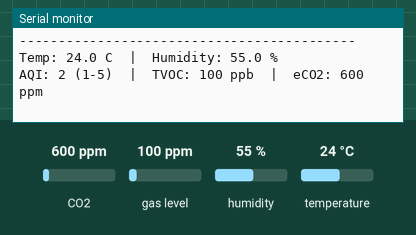
The sketch below on a simulated ESP32-C3. Shown: the last lines printed to the serial monitor. The test bench sets the inputs (shaded band); at power-on: CO2 600 ppm, gas level 100 ppm, humidity 55 %, temperature 24 °C.

Above: at 6.8 s.
6.9 s: CO2 set to 452 ppm
At 10.3 s:
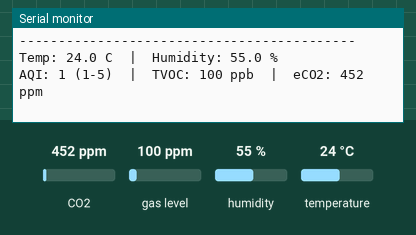
11.4 s: gas level set to 20 ppm
At 12.7 s:
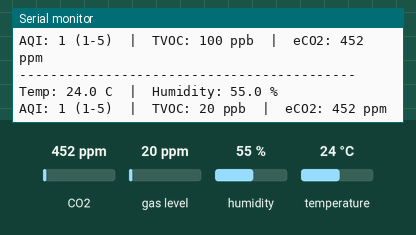
15.9 s: humidity set to 22 %
At 19.6 s:
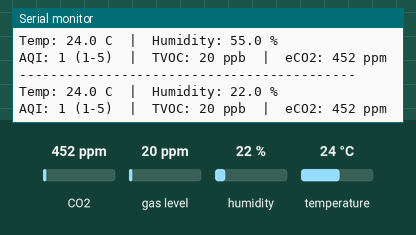
20.4 s: temperature set to 12 °C
At 21.9 s:
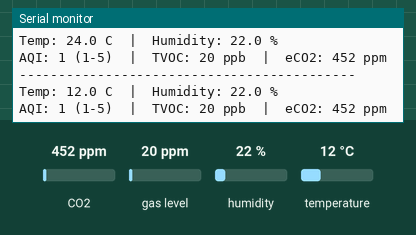

Measured:
- after the input at 6.9 s, the serial monitor: prints a new line after 2.2 s (image 1)
- after the input at 11.4 s, the serial monitor: prints a new line after 0.68 s (image 2)
- after the input at 15.9 s, the serial monitor: prints a new line after 2.2 s (image 3)
- after the input at 20.4 s, the serial monitor: prints a new line after 0.68 s (image 4)

The sketch:

ens160_ath21.ino
```cpp
// ENS160 (eCO2/TVOC/AQI) + AHT21 (temperature/humidity) over I2C
//
// Board: ESP32C3 Dev Module
// USB CDC On Boot: Enabled
// Upload Mode: UART0/Hardware CDC
// USB Mode: Hardware CDC and JTAG
//
// Wiring (ESP32-C3): SDA -> GPIO8, SCL -> GPIO9, both sensors on the same bus.
// AHT21 is a fixed-function humidity sensor; ENS160 is a metal-oxide gas
// sensor that uses the AHT21's temperature/humidity reading to compensate
// its own measurements, so both must be initialized before looping.
//
// Required libraries:
//   - ENS160 - Adafruit Fork (ScioSense_ENS160)
//   - Adafruit AHTX0

#include <Wire.h>
#include <Adafruit_AHTX0.h>
#include "ScioSense_ENS160.h"

// I2C pins for ESP32-C3 (default SDA=21/SCL=22 are unavailable on this board)
#define SDA_PIN 8
#define SCL_PIN 9

// I2C Addresses
// AHT21 is strictly 0x38
// ENS160 defaults to 0x53 (sometimes 0x52 depending on module ADDR pad)
#define ENS160_I2C_ADDR 0x53

Adafruit_AHTX0 aht;
ScioSense_ENS160 ens160(ENS160_I2C_ADDR);

unsigned long lastMeasurementTime = 0;
const unsigned long MEASURE_INTERVAL = 3000; // Read every 3 seconds

void setup() {
  Serial.begin(115200);
  while (!Serial && millis() < 3000); // Wait for Serial Monitor

  Serial.println("\n--- ESP32-C3: ENS160 + AHT21 Sensor Reader ---");

  // Initialize custom I2C pins on ESP32-C3
  Wire.begin(SDA_PIN, SCL_PIN);

  // Initialize AHT21
  if (!aht.begin(&Wire)) {
    Serial.println("ERROR: Could not find AHT21 sensor!");
    while (1) delay(100);
  }
  Serial.println("OK: AHT21 initialized successfully.");

  // Initialize ENS160
  if (!ens160.begin()) {
    Serial.println("ERROR: Could not find ENS160 sensor! Check address (0x53 or 0x52).");
    while (1) delay(100);
  }

  // Set ENS160 to standard operating mode
  if (!ens160.setMode(ENS160_OPMODE_STD)) {
    Serial.println("WARNING: ENS160 setMode(STD) failed; readings may be stale.");
  }
  Serial.println("OK: ENS160 initialized successfully.");
  Serial.println("Note: Metal-oxide sensors require ~1 hour warm-up for peak accuracy.");
}

void loop() {
  // Non-blocking periodic reader
  if (millis() - lastMeasurementTime >= MEASURE_INTERVAL) {
    lastMeasurementTime = millis();

    // 1. Fetch Temperature & Humidity from AHT21
    sensors_event_t humidity_event, temp_event;
    if (!aht.getEvent(&humidity_event, &temp_event)) {
      Serial.println("WARNING: AHT21 read failed, skipping this cycle.");
      return;
    }

    float tempC = temp_event.temperature;
    float rh = humidity_event.relative_humidity;

    // 2. Feed environmental data to ENS160 for internal compensation calibration
    ens160.set_envdata(tempC, rh);

    // 3. Query ENS160 state; measure(false) polls the status register once
    // instead of blocking until new data is flagged, so a stalled sensor
    // can't hang the loop.
    if (!ens160.measure(false)) {
      Serial.println("Temp/Humidity ready, air quality data not yet refreshed.");
      Serial.printf("Temp: %.1f C  |  Humidity: %.1f %%\n", tempC, rh);
      return;
    }

    uint8_t aqi = ens160.getAQI();          // Air Quality Index (1-5)
    uint16_t tvoc = ens160.getTVOC();       // TVOC in ppb
    uint16_t eco2 = ens160.geteCO2();       // eCO2 in ppm

    // 4. Output to Serial Monitor
    Serial.println("-------------------------------------------");
    Serial.printf("Temp: %.1f C  |  Humidity: %.1f %%\n", tempC, rh);
    Serial.printf("AQI: %d (1-5)  |  TVOC: %d ppb  |  eCO2: %d ppm\n", aqi, tvoc, eco2);
  }
}
```
